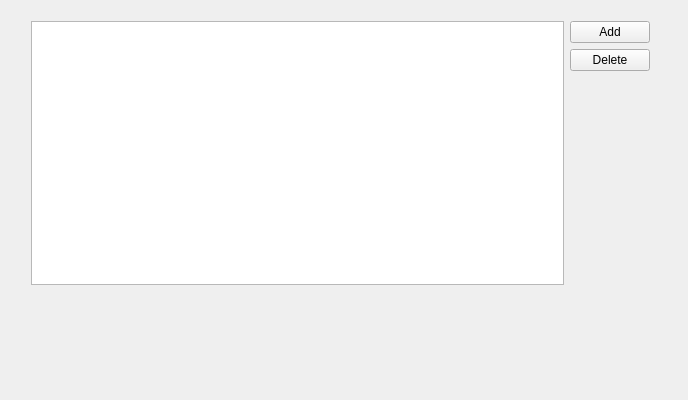
<?xml version="1.0" encoding="UTF-8"?>
<ui version="4.0">
 <class>AdressBookClass</class>
 <widget class="QWidget" name="AdressBookClass">
  <property name="geometry">
   <rect>
    <x>0</x>
    <y>0</y>
    <width>688</width>
    <height>400</height>
   </rect>
  </property>
  <property name="windowTitle">
   <string>AdressBook</string>
  </property>
  <widget class="QWidget" name="">
   <property name="geometry">
    <rect>
     <x>20</x>
     <y>10</y>
     <width>641</width>
     <height>326</height>
    </rect>
   </property>
   <layout class="QGridLayout" name="gridLayout">
    <item row="0" column="0">
     <widget class="QListWidget" name="adressList"/>
    </item>
    <item row="0" column="1">
     <layout class="QVBoxLayout" name="verticalLayout">
      <item>
       <widget class="QPushButton" name="addButton">
        <property name="text">
         <string>Add</string>
        </property>
       </widget>
      </item>
      <item>
       <widget class="QPushButton" name="deleteButton">
        <property name="text">
         <string>Delete</string>
        </property>
       </widget>
      </item>
      <item>
       <spacer name="verticalSpacer">
        <property name="orientation">
         <enum>Qt::Vertical</enum>
        </property>
        <property name="sizeHint" stdset="0">
         <size>
          <width>68</width>
          <height>218</height>
         </size>
        </property>
       </spacer>
      </item>
     </layout>
    </item>
    <item row="1" column="0" colspan="2">
     <widget class="QLabel" name="nameLabel">
      <property name="text">
       <string>&lt;No item selected&gt;</string>
      </property>
     </widget>
    </item>
    <item row="2" column="0" colspan="2">
     <widget class="QLabel" name="emailLabel">
      <property name="text">
       <string/>
      </property>
     </widget>
    </item>
   </layout>
  </widget>
 </widget>
 <layoutdefault spacing="6" margin="11"/>
 <resources>
  <include location="adressbook.qrc"/>
 </resources>
 <connections/>
</ui>
